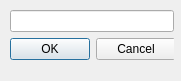
<?xml version="1.0" encoding="UTF-8"?>
<ui version="4.0">
 <class>JumpToDialog</class>
 <widget class="QDialog" name="JumpToDialog">
  <property name="geometry">
   <rect>
    <x>0</x>
    <y>0</y>
    <width>181</width>
    <height>81</height>
   </rect>
  </property>
  <property name="windowTitle">
   <string>Dialog</string>
  </property>
  <widget class="QWidget" name="formLayoutWidget">
   <property name="geometry">
    <rect>
     <x>10</x>
     <y>10</y>
     <width>164</width>
     <height>61</height>
    </rect>
   </property>
   <layout class="QFormLayout" name="formLayout">
    <item row="2" column="0">
     <widget class="QDialogButtonBox" name="buttonBox">
      <property name="orientation">
       <enum>Qt::Horizontal</enum>
      </property>
      <property name="standardButtons">
       <set>QDialogButtonBox::Cancel|QDialogButtonBox::Ok</set>
      </property>
     </widget>
    </item>
    <item row="1" column="0" colspan="2">
     <widget class="QLineEdit" name="lineEditIndex">
      <property name="inputMethodHints">
       <set>Qt::ImhDigitsOnly|Qt::ImhPreferNumbers</set>
      </property>
     </widget>
    </item>
   </layout>
  </widget>
 </widget>
 <resources/>
 <connections>
  <connection>
   <sender>buttonBox</sender>
   <signal>accepted()</signal>
   <receiver>JumpToDialog</receiver>
   <slot>validate()</slot>
   <hints>
    <hint type="sourcelabel">
     <x>166</x>
     <y>65</y>
    </hint>
    <hint type="destinationlabel">
     <x>157</x>
     <y>274</y>
    </hint>
   </hints>
  </connection>
  <connection>
   <sender>buttonBox</sender>
   <signal>rejected()</signal>
   <receiver>JumpToDialog</receiver>
   <slot>reject()</slot>
   <hints>
    <hint type="sourcelabel">
     <x>166</x>
     <y>65</y>
    </hint>
    <hint type="destinationlabel">
     <x>286</x>
     <y>274</y>
    </hint>
   </hints>
  </connection>
 </connections>
 <slots>
  <slot>validate()</slot>
 </slots>
</ui>
